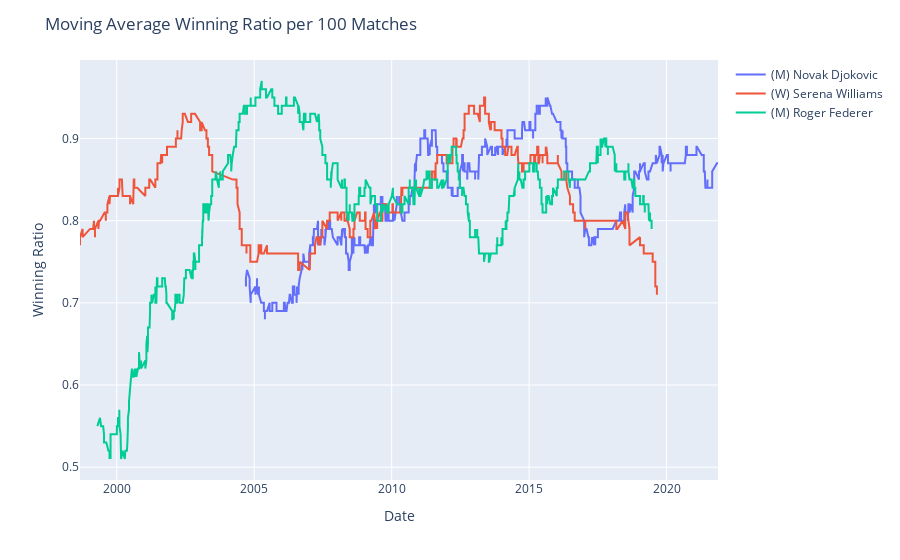

The code cell stored with this chart in its notebook:
### Code cell
TennisVis()

### Figure 1 — Plotly figure (JSON) as saved in the notebook; plotly's stock layout.template omitted (floating-point values rounded to 4 significant figures; data arrays with more than 128 entries replaced by an {"elided": "..."} marker saying what was removed)
{"data": [{"name": "(M) Novak Djokovic", "type": "scatter", "x": {"elided": "1228 str values"}, "y": {"elided": "1228 float values"}}, {"name": "(W) Serena Williams", "type": "scatter", "x": {"elided": "939 str values"}, "y": {"elided": "939 float values"}}, {"name": "(M) Roger Federer", "type": "scatter", "x": {"elided": "1482 str values"}, "y": {"elided": "1482 float values"}}], "layout": {"legend": {"tracegroupgap": 0}, "margin": {"t": 60}, "showlegend": true, "title": {"text": "Moving Average Winning Ratio per 100 Matches"}, "xaxis": {"anchor": "y", "domain": [0, 1], "title": {"text": "Date"}}, "yaxis": {"anchor": "x", "domain": [0, 1], "title": {"text": "Winning Ratio"}}}}
